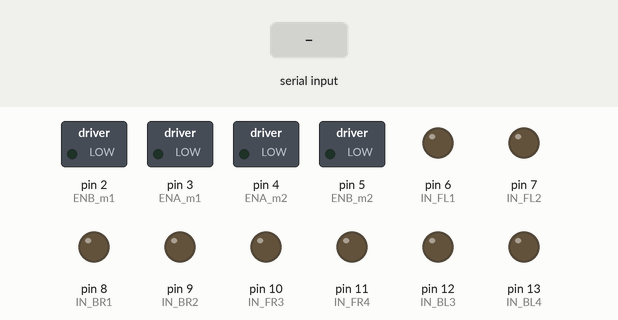
Recording of a sketch running on a simulated Arduino Uno, built with avr-gcc and run on an emulated ATmega328P. Shown: switched loads named in the sketch (green lamp = pin HIGH), output pins drawn as LEDs (lit = HIGH). The test bench sets the inputs (shaded band).

Above: at 1.2 s.
1.3 s: "F" received over Serial
At 2.0 s:
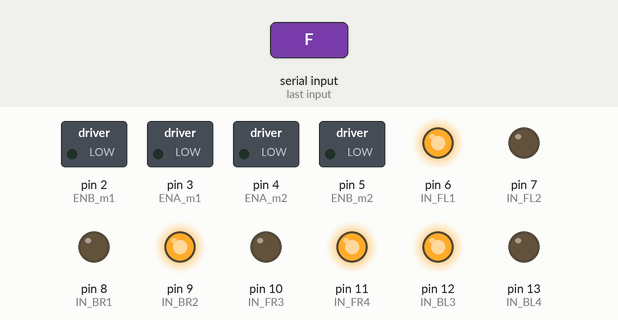
2.8 s: "B" received over Serial
At 3.1 s:
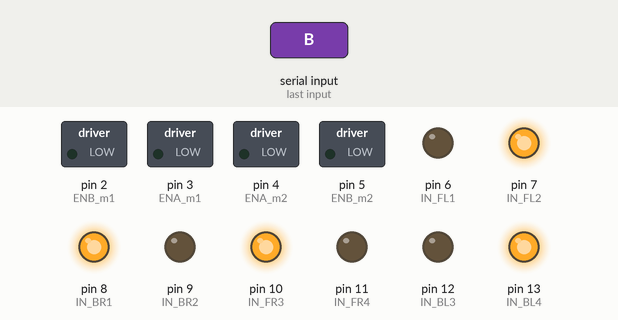
4.3 s: "L" received over Serial
At 5.5 s:
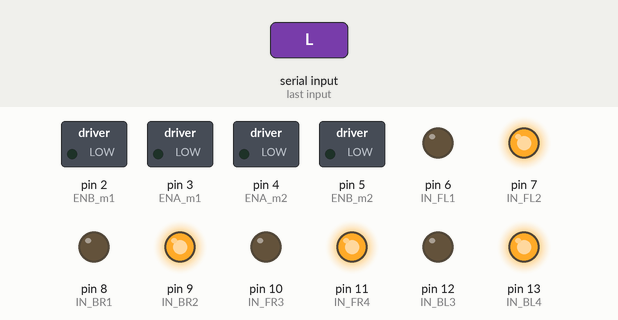
5.8 s: "R" received over Serial
At 6.6 s:
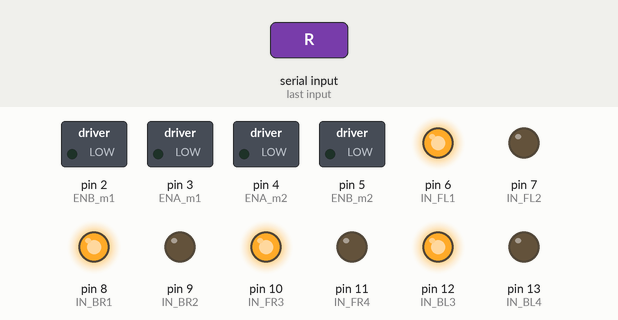
Timing chart, 0 to 8.3 s (numbered marks = the images above; inputs shaded):
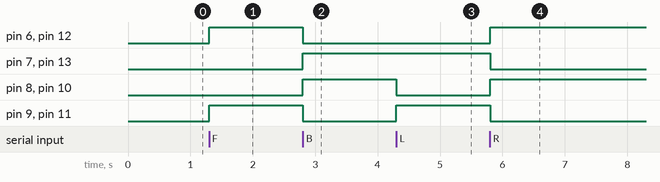

The sketch:

codigoparatestar.ino
```cpp
#define ENB_m1 2        // Enable/speed motor Front Right velocidade da frente direita
#define ENA_m1 3        // Enable/speed motor Back Right velocidade de tras direita
#define ENA_m2 4      // Enable/speed motor Front Left VELOCIDADE DE FRENTE ESQUERDA
#define ENB_m2 5       // Enable/speed motor Back Left

#define IN_FL1  6        // L298N #1 in 1 motor Front Left IN3 DA FRENTE
#define IN_FL2  7        // L298N #1 in 2 motor Front left IN4 DA FRENTE
#define IN_BR1  8        // L298N #1 in 3 motor Back Right IN1 DO TRAS
#define IN_BR2  9        // L298N #1 in 4 motor Back Right IN2 DE TRAS

#define IN_FR3  10       // L298N #2 in 1 motor Front  Right IN1 DA FRENTE
#define IN_FR4  11       // L298N #2 in 2 motor Front Right IN2 DA FRENTE
#define IN_BL3  12     // L298N #2 in 3 motor Back Left IN3 DA TRAS
#define IN_BL4  13       // L298N #2 in 4 motor Back Left IN4 DA TRAS


int command; 			      //Int to store app command state.
int speedCar = 0; 		// 50 - 255.
// int speed_Coeff = 2;


void setup() {
    Serial.begin(9600);


	  pinMode(ENA_m1, OUTPUT);
  	pinMode(ENB_m1, OUTPUT);
	  pinMode(ENA_m2, OUTPUT);
	  pinMode(ENB_m2, OUTPUT);

    pinMode(IN_FL1, OUTPUT);
    pinMode(IN_FL2, OUTPUT);
    pinMode(IN_BR1, OUTPUT);
    pinMode(IN_BR2, OUTPUT);

    pinMode(IN_FR3, OUTPUT);
    pinMode(IN_FR4, OUTPUT);
    pinMode(IN_BL3, OUTPUT);
    pinMode(IN_BL4, OUTPUT);


  }

void goAhead(){

      digitalWrite(IN_FL1, HIGH); // Esta bem
      digitalWrite(IN_FL2, LOW);
	    analogWrite(ENA_m1, speedCar);

      digitalWrite(IN_FR3, LOW);
      digitalWrite(IN_FR4, HIGH);
	    analogWrite(ENB_m1, speedCar);


      digitalWrite(IN_BR1, LOW);
      digitalWrite(IN_BR2, HIGH);
	    analogWrite(ENA_m2, speedCar);


      digitalWrite(IN_BL3, HIGH);
      digitalWrite(IN_BL4, LOW);
	    analogWrite(ENB_m2, speedCar);

  }

void goBack(){


      digitalWrite(IN_FL1, LOW);
      digitalWrite(IN_FL2, HIGH);
      analogWrite(ENA_m1, speedCar);

      digitalWrite(IN_FR3, HIGH);
      digitalWrite(IN_FR4, LOW);
      analogWrite(ENB_m1, speedCar);


      digitalWrite(IN_BR1, HIGH);
      digitalWrite(IN_BR2,LOW);
      analogWrite(ENA_m2, speedCar);


      digitalWrite(IN_BL3, LOW);
      digitalWrite(IN_BL4, HIGH);
      analogWrite(ENB_m2, speedCar);


  }

void goRight(){


      digitalWrite(IN_FL1, HIGH);
      digitalWrite(IN_FL2, LOW);
      analogWrite(ENA_m1, speedCar);

      digitalWrite(IN_FR3, HIGH);
      digitalWrite(IN_FR4, LOW);
      analogWrite(ENB_m1, speedCar);


      digitalWrite(IN_BR1, HIGH);
      digitalWrite(IN_BR2,LOW);
      analogWrite(ENA_m2, speedCar);


      digitalWrite(IN_BL3, HIGH);
      digitalWrite(IN_BL4, LOW);
      analogWrite(ENB_m2, speedCar);

  }

void goLeft(){

      digitalWrite(IN_FL1, LOW);
      digitalWrite(IN_FL2, HIGH);
      analogWrite(ENA_m1, speedCar);

      digitalWrite(IN_FR3, LOW);
      digitalWrite(IN_FR4, HIGH);
      analogWrite(ENB_m1, speedCar);


      digitalWrite(IN_BR1, LOW);
      digitalWrite(IN_BR2,HIGH);
      analogWrite(ENA_m2, speedCar);


      digitalWrite(IN_BL3, LOW);
      digitalWrite(IN_BL4, HIGH);
      analogWrite(ENB_m2, speedCar);


  }
/*
void goAheadRight(){

      digitalWrite(IN_FL1, HIGH);
      digitalWrite(IN_FL2, LOW);
      analogWrite(ENA_m1, speedCar);

     digitalWrite(IN_FR3, LOW);
      digitalWrite(IN_FR4, HIGH);
      analogWrite(ENB_m1, speedCar/2);


    digitalWrite(IN_BR1, LOW);
      digitalWrite(IN_BR2, HIGH);
      analogWrite(ENA_m2, speedCar/2);


     digitalWrite(IN_BL3, HIGH);
      digitalWrite(IN_BL4, LOW);
      analogWrite(ENB_m2, speedCar);

  }
/*
void goAheadLeft(){

      digitalWrite(IN_11, HIGH);
      digitalWrite(IN_12, LOW);
      analogWrite(ENA_m1, speedCar);

      digitalWrite(IN_13, LOW);
      digitalWrite(IN_14, HIGH);
      analogWrite(ENB_m1, speedCar);


      digitalWrite(IN_21, LOW);
      digitalWrite(IN_22, HIGH);
      analogWrite(ENA_m2, speedCar - (speedCar/4));


      digitalWrite(IN_23, HIGH);
      digitalWrite(IN_24, LOW);
      analogWrite(ENB_m2, speedCar - (speedCar/4));

  }

void goBackRight(){

      digitalWrite(IN_11, LOW);
      digitalWrite(IN_12, HIGH);
      analogWrite(ENA_m1, speedCar - (speedCar/4));


      digitalWrite(IN_13, HIGH);
      digitalWrite(IN_14, LOW);
      analogWrite(ENB_m1, speedCar- (speedCar/4));


      digitalWrite(IN_21, HIGH);
      digitalWrite(IN_22, LOW);
      analogWrite(ENA_m2, speedCar);


      digitalWrite(IN_23, LOW);
      digitalWrite(IN_24, HIGH);
      analogWrite(ENB_m2, speedCar);

  }

void goBackLeft(){

      digitalWrite(IN_11, LOW);
      digitalWrite(IN_12, HIGH);
      analogWrite(ENA_m1, speedCar);


      digitalWrite(IN_13, HIGH);
      digitalWrite(IN_14, LOW);
      analogWrite(ENB_m1, speedCar);


      digitalWrite(IN_21, HIGH);
      digitalWrite(IN_22, LOW);
      analogWrite(ENA_m2, speedCar  - (speedCar/4));


      digitalWrite(IN_23, LOW);
      digitalWrite(IN_24, HIGH);
      analogWrite(ENB_m2, speedCar - (speedCar/4));

  }
*/
void stopRobot(){

     digitalWrite(IN_FL1, LOW);
      digitalWrite(IN_FL2, LOW);
     analogWrite(ENA_m1, speedCar);

     digitalWrite(IN_FR3, LOW);
      digitalWrite(IN_FR4, LOW);
      analogWrite(ENB_m1, speedCar);


    digitalWrite(IN_BR1, LOW);
      digitalWrite(IN_BR2,LOW);
      analogWrite(ENA_m2, speedCar);


     digitalWrite(IN_BL3, LOW);
      digitalWrite(IN_BL4, LOW);
      analogWrite(ENB_m2, speedCar);

  }


void loop(){
 char command;
 // String commandAux;


  if (Serial.available() > 0) {
  command = Serial.read();
    //commandAux = Serial.read();
    //command = commandAux.charAt(0);


    switch (command) {
      case 'F':goAhead();break;
      case 'B':goBack();break;
      case 'L':goLeft();break;
      case 'R':goRight();break;
 /*   case 'I':goAheadRight();break;
 /*   case 'G':goAheadLeft();break;
      case 'J':goBackRight();break;
      case 'H':goBackLeft();break;
  */  case '0':speedCar = 100;break;
      case '1':speedCar = 120;break;
      case '2':speedCar = 135;break;
      case '3':speedCar = 155;break;
      case '4':speedCar = 170;break;
      case '5':speedCar = 185;break;
      case '6':speedCar = 195;break;
      case '7':speedCar = 215;break;
      case '8':speedCar = 235;break;
      case '9':speedCar = 255;break;
      case 'S':stopRobot();break;


    }
/*
    switch (command) {
      case 70:goAhead();break;
      case 66:goBack();break;
      case 76:goLeft();break;
      case 82:goRight();break;
/*    case 73:goAheadRight();break;
      case 71:goAheadLeft();break;
      case 74:goBackRight();break;
      case 72:goBackLeft();break;
      case 48:speedCar = 100;break;
      case 49:speedCar = 120;break;
      case 50:speedCar = 135;break;
      case 51:speedCar = 155;break;
      case 52:speedCar = 170;break;
      case 53:speedCar = 185;break;
      case 54:speedCar = 195;break;
      case 55:speedCar = 215;break;
      case 56:speedCar = 235;break;
      case 57:speedCar = 255;break;
      case 83:stopRobot();break;
    }


}


  /*
  String readString;
    String Q;
    while (Serial.available()){
      delay(1);
      if(Serial.available()>0){
        char c = Serial.read();
        if(isControl(c)){
          break;
        }
        readString += c;
      }
    }

   Q = readString;


   if (Q=="S"){
stopRobot();

 }
   if (Q=="F"){
goAhead();

 }
    if (Q=="B"){
   goBack();

 }
     if (Q=="L"){
   goLeft();

 }
      if (Q=="R"){
 goRight();

 }
 if (Q=="I"){
goAheadRight();

 }
  if (Q=="G"){
goAheadLeft();

 }
   if (Q=="J"){
goBackRight();

 }
    if (Q=="H"){
goBackLeft();

 }

     if (Q=="0"){
speedCar = 100;

 }
      if (Q=="1"){
speedCar = 120;

 }
      if (Q=="2"){
speedCar = 135;

 }
      if (Q=="3"){
speedCar = 155;

 }
      if (Q=="4"){
speedCar = 170;

 }
      if (Q=="5"){
speedCar = 185;

 }
       if (Q=="6"){
speedCar = 195;

 }
       if (Q=="7"){
speedCar = 215;

 }
       if (Q=="8"){
speedCar = 235;

 }
        if (Q=="9"){
speedCar = 255;

 }
*/

  }

}
```

Measured:
- after the input at 1.3 s, pin 6 (IN_FL1), pin 9 (IN_BR2), pin 11 (IN_FR4), pin 12 (IN_BL3): LOW → HIGH at once
- after the input at 2.8 s, pin 6 (IN_FL1), pin 9 (IN_BR2), pin 11 (IN_FR4), pin 12 (IN_BL3): HIGH → LOW at once; pin 7 (IN_FL2), pin 8 (IN_BR1), pin 10 (IN_FR3), pin 13 (IN_BL4): LOW → HIGH at once
- after the input at 4.3 s, pin 8 (IN_BR1), pin 10 (IN_FR3): HIGH → LOW at once; pin 9 (IN_BR2), pin 11 (IN_FR4): LOW → HIGH at once
- after the input at 5.8 s, pin 6 (IN_FL1), pin 8 (IN_BR1), pin 10 (IN_FR3), pin 12 (IN_BL3): LOW → HIGH at once; pin 7 (IN_FL2), pin 9 (IN_BR2), pin 11 (IN_FR4), pin 13 (IN_BL4): HIGH → LOW at once
